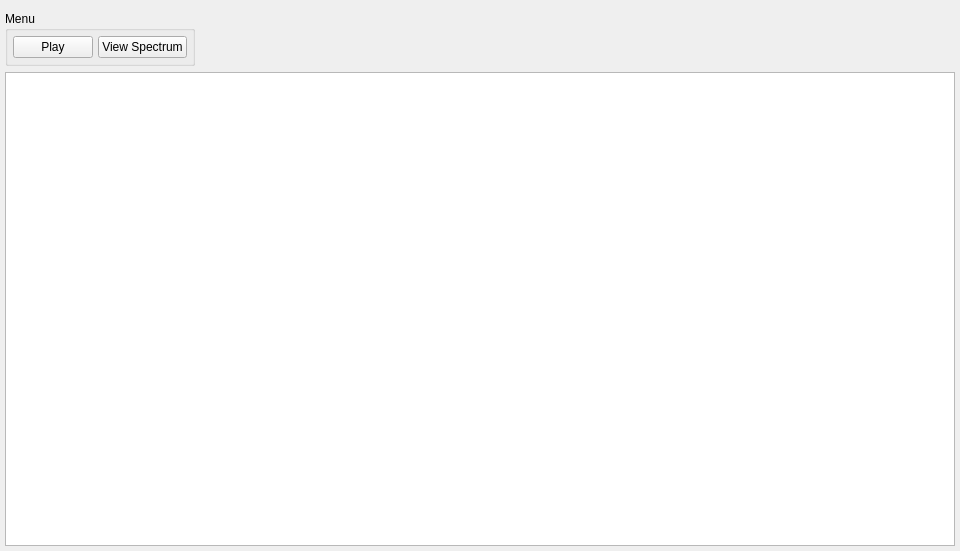
<?xml version="1.0" encoding="UTF-8"?>
<ui version="4.0">
 <class>GraphicWindow</class>
 <widget class="QWidget" name="GraphicWindow">
  <property name="geometry">
   <rect>
    <x>0</x>
    <y>0</y>
    <width>960</width>
    <height>551</height>
   </rect>
  </property>
  <property name="windowTitle">
   <string>GraphicWindow</string>
  </property>
  <layout class="QGridLayout" name="gridLayout">
   <property name="leftMargin">
    <number>5</number>
   </property>
   <property name="rightMargin">
    <number>5</number>
   </property>
   <property name="bottomMargin">
    <number>5</number>
   </property>
   <item row="0" column="0">
    <widget class="QGroupBox" name="groupBox">
     <property name="title">
      <string>Menu</string>
     </property>
     <layout class="QHBoxLayout" name="horizontalLayout_2">
      <property name="spacing">
       <number>5</number>
      </property>
      <property name="leftMargin">
       <number>5</number>
      </property>
      <property name="topMargin">
       <number>5</number>
      </property>
      <property name="rightMargin">
       <number>5</number>
      </property>
      <property name="bottomMargin">
       <number>5</number>
      </property>
      <item>
       <widget class="QPushButton" name="pushButtonPlay">
        <property name="text">
         <string>Play</string>
        </property>
       </widget>
      </item>
      <item>
       <widget class="QPushButton" name="pushButton">
        <property name="text">
         <string>View Spectrum</string>
        </property>
       </widget>
      </item>
     </layout>
    </widget>
   </item>
   <item row="0" column="1">
    <spacer name="horizontalSpacer">
     <property name="orientation">
      <enum>Qt::Horizontal</enum>
     </property>
     <property name="sizeHint" stdset="0">
      <size>
       <width>40</width>
       <height>20</height>
      </size>
     </property>
    </spacer>
   </item>
   <item row="1" column="0" colspan="2">
    <widget class="GraphicsLayoutWidget" name="graphicsView"/>
   </item>
  </layout>
 </widget>
 <customwidgets>
  <customwidget>
   <class>GraphicsLayoutWidget</class>
   <extends>QGraphicsView</extends>
   <header>pyqtgraph</header>
  </customwidget>
 </customwidgets>
 <resources/>
 <connections/>
</ui>
